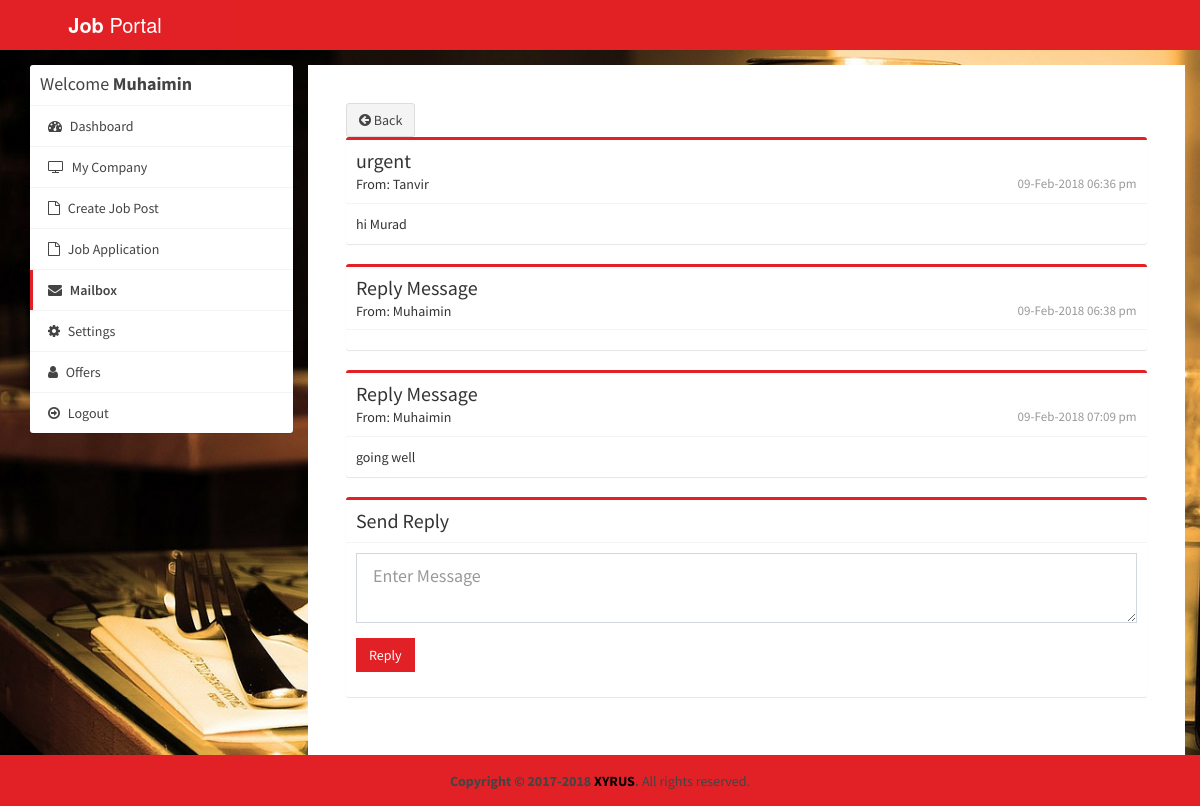
/photographers/read-mail.php?id_mail=2 (signed in), run on the app's committed database.
### tables this page shows
CREATE TABLE `mailbox` (
  `id_mailbox` int(11) NOT NULL,
  `id_fromuser` int(11) NOT NULL,
  `fromuser` varchar(255) NOT NULL,
  `id_touser` int(11) NOT NULL,
  `subject` varchar(255) NOT NULL,
  `message` text NOT NULL,
  `createdAt` timestamp NOT NULL DEFAULT CURRENT_TIMESTAMP,
  `touser` varchar(50) DEFAULT NULL
);

CREATE TABLE `users` (
  `id_user` int(11) NOT NULL,
  `firstname` varchar(255) NOT NULL,
  `lastname` varchar(255) NOT NULL,
  `email` varchar(255) NOT NULL,
  `password` varchar(255) NOT NULL,
  `address` text,
  `city` varchar(255) DEFAULT NULL,
  `state` varchar(255) DEFAULT NULL,
  `contactno` varchar(255) DEFAULT NULL,
  `qualification` varchar(255) DEFAULT NULL,
  `stream` varchar(255) DEFAULT NULL,
  `passingyear` varchar(255) DEFAULT NULL,
  `dob` varchar(255) DEFAULT NULL,
  `age` varchar(255) DEFAULT NULL,
  `designation` varchar(255) DEFAULT NULL,
  `resume` varchar(255) DEFAULT NULL,
  `hash` varchar(255) DEFAULT NULL,
  `active` int(11) NOT NULL DEFAULT '0',
  `aboutme` text,
  `skills` text
);

CREATE TABLE `reply_mailbox` (
  `id_reply` int(11) NOT NULL,
  `id_mailbox` int(11) NOT NULL,
  `id_user` int(11) NOT NULL,
  `usertype` varchar(255) NOT NULL,
  `message` text NOT NULL,
  `createdAt` timestamp NOT NULL DEFAULT CURRENT_TIMESTAMP
);

CREATE TABLE `photographers` (
  `id_company` int(11) NOT NULL,
  `name` varchar(255) NOT NULL,
  `companyname` varchar(255) NOT NULL,
  `country` varchar(255) NOT NULL,
  `state` varchar(255) NOT NULL,
  `city` varchar(255) NOT NULL,
  `contactno` varchar(255) NOT NULL,
  `website` varchar(255) NOT NULL,
  `email` varchar(255) NOT NULL,
  `password` varchar(255) NOT NULL,
  `aboutme` varchar(255) DEFAULT NULL,
  `logo` varchar(255) NOT NULL,
  `createdAt` timestamp NOT NULL DEFAULT CURRENT_TIMESTAMP,
  `active` int(11) NOT NULL DEFAULT '2'
);

### photographers/read-mail.php (the view, shortened to what this page needs)
<?php
require_once("../db.php");
$sql = "SELECT * FROM mailbox WHERE id_mailbox='$_GET[id_mail]' AND (id_fromuser='$_SESSION[id_company]' OR id_touser='$_SESSION[id_company]')";
$result = $conn->query($sql);
if($result->num_rows >  0 ){
  $row = $result->fetch_assoc();
  if($row['fromuser'] == "company") {
    $sql1 = "SELECT * FROM photographers WHERE id_company='$row[id_fromuser]'";
    $result1 = $conn->query($sql1);
    if($result1->num_rows >  0 ){
      $rowCompany = $result1->fetch_assoc();
    }
    $sql2 = "SELECT * FROM users WHERE id_user='$row[id_touser]'";
    $result2 = $conn->query($sql2);
    if($result2->num_rows >  0 ){
      $rowUser = $result2->fetch_assoc();
    }
  } else {
    $sql1 = "SELECT * FROM photographers WHERE id_company='$row[id_touser]'";
    $result1 = $conn->query($sql1);
    if($result1->num_rows >  0 ){
      $rowCompany = $result1->fetch_assoc();
    }
    $sql2 = "SELECT * FROM users WHERE id_user='$row[id_fromuser]'";
    $result2 = $conn->query($sql2);
    if($result2->num_rows >  0 ){
      $rowUser = $result2->fetch_assoc();
    }
  }
}
?>
<!DOCTYPE html>
<html>
<head>
  <link rel="stylesheet" href="https://cdnjs.cloudflare.com/ajax/libs/twitter-bootstrap/3.3.7/css/bootstrap.min.css">
  <link rel="stylesheet" href="https://cdnjs.cloudflare.com/ajax/libs/font-awesome/4.7.0/css/font-awesome.min.css">
  <link rel="stylesheet" href="https://cdnjs.cloudflare.com/ajax/libs/ionicons/2.0.1/css/ionicons.min.css">
  <link rel="stylesheet" href="../css/AdminLTE.min.css">
  <link rel="stylesheet" href="../css/_all-skins.min.css">
  <link rel="stylesheet" href="../css/custom.css">
  <link rel="stylesheet" href="https://cdn.datatables.net/1.10.15/css/jquery.dataTables.min.css">
</head>
<body class="hold-transition skin-green sidebar-mini">
<div class="wrapper">
  <header class="main-header">
    <a href="index.php" class="logo logo-bg">
      <span class="logo-lg"><b>Job</b> Portal</span>
    </a>
    <nav class="navbar navbar-static-top">
    </nav>
  </header>
  <div class="content-wrapper" style="margin-left: 0px;">
    <section id="candidates" class="content-header">
      <div class="container">
        <div class="row">
          <div class="col-md-3">
            <div class="box box-solid">
              <div class="box-header with-border">
                <h3 class="box-title">Welcome <b><?php echo $_SESSION['name']; ?></b></h3>
              </div>
              <div class="box-body no-padding">
                <ul class="nav nav-pills nav-stacked">
                  <li><a href="index.php"><i class="fa fa-dashboard"></i> Dashboard</a></li>
                  <li><a href="edit-profile.php"><i class="fa fa-tv"></i> My Company</a></li>
                  <li><a href="create-gallary.php"><i class="fa fa-file-o"></i> Create Job Post</a></li>
                  <li><a href="job-applications.php"><i class="fa fa-file-o"></i> Job Application</a></li>
                  <li class="active"><a href="mailbox.php"><i class="fa fa-envelope"></i> Mailbox</a></li>
                  <li><a href="settings.php"><i class="fa fa-gear"></i> Settings</a></li>
                  <li><a href="resume-database.php"><i class="fa fa-user"></i> Offers</a></li>
                  <li><a href="../logout.php"><i class="fa fa-arrow-circle-o-right"></i> Logout</a></li>
                </ul>
              </div>
            </div>
          </div>
          <div class="col-md-9 bg-white padding-2">
          <section class="content">
            <div class="row">
              <div class="col-md-12">
                <a href="mailbox.php" class="btn btn-default"><i class="fa fa-arrow-circle-left"></i> Back</a>
                <div class="box box-primary">
                  <div class="box-body no-padding">
                    <div class="mailbox-read-info">
                      <h3><?php echo $row['subject']; ?></h3>
                      <h5>From: <?php echo $rowUser['firstname']; ?>
                        <span class="mailbox-read-time pull-right"><?php echo date("d-M-Y h:i a", strtotime($row['createdAt'])); ?></span></h5>
                    </div>
                    <div class="mailbox-read-message">
                      <?php echo stripcslashes($row['message']); ?>
                    </div>
                  </div>
                </div>
                <?php
                $sqlReply = "SELECT * FROM reply_mailbox WHERE id_mailbox='$_GET[id_mail]'";
                $resultReply = $conn->query($sqlReply);
                if($resultReply->num_rows > 0) {
                  while($rowReply =  $resultReply->fetch_assoc()) {
                    ?>
                  <div class="box box-primary">
                    <div class="box-body no-padding">
                      <div class="mailbox-read-info">
                        <h3>Reply Message</h3>
                        <h5>From: <?php if($rowReply['usertype'] == "company") { echo $rowCompany['companyname']; } else { echo $rowUser['firstname']; } ?>
                          <span class="mailbox-read-time pull-right"><?php echo date("d-M-Y h:i a", strtotime($rowReply['createdAt'])); ?></span></h5>
                      </div>
                      <div class="mailbox-read-message">
                        <?php echo stripcslashes($rowReply['message']); ?>
                      </div>
                    </div>
                  </div>
                    <?php
                  }
                }
                ?>
                <div class="box box-primary">
                  <div class="box-body no-padding">
                    <div class="mailbox-read-info">
                      <h3>Send Reply</h3>
                    </div>
                    <div class="mailbox-read-message">
                      <form action="reply-mailbox.php" method="post">
                        <div class="form-group">
                          <textarea class="form-control input-lg" id="description" name="description" placeholder="Enter Message"></textarea>
                        </div>
                        <div class="form-group">
                          <button type="submit" class="btn btn-flat btn-success">Reply</button>
                        </div>
                      </form>
                    </div>
                  </div>
                </div>
              </div>
            </div>
          </section>
          </div>
        </div>
      </div>
    </section>
  </div>
  <footer class="main-footer" style="margin-left: 0px;">
    <div class="text-center">
      <strong>Copyright &copy; 2017-2018 <a href="">XYRUS</a>.</strong> All rights
    reserved.
    </div>
  </footer>
</div>
</body>
</html>

### css/custom.css (style rules this page uses)
.logo-bg { background-color: #E12126 !important; }
.padding-2 { padding: 2%; }
.bg-white { background-color: #fff; }

### data on the page
mailbox: subject "urgent", createdAt "09-Feb-2018 06:36 pm", message "hi Murad"
users: firstname "Tanvir"
reply_mailbox: createdAt "09-Feb-2018 06:38 pm"
photographers: companyname "Muhaimin"
reply_mailbox: createdAt "09-Feb-2018 07:09 pm", message "going well"

### other printed values
$_SESSION['name'] "Muhaimin"
